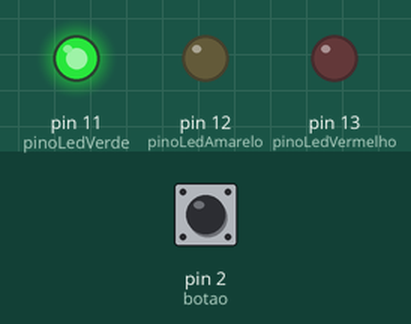
A sketch run on a simulated Arduino Uno, built with avr-gcc and run on an emulated ATmega328P. On the bench: output pins drawn as LEDs (lit = HIGH). The inputs (shaded band) are chosen by the test bench; at power-on: pin 2 (botao) HIGH. What the sketch prints to the serial monitor is not drawn.

Above: at 0.1 s.
Timing chart, 0 to 1.6 s (numbered marks = the images above):
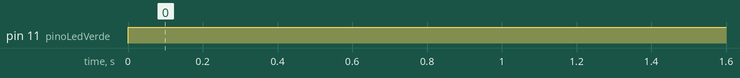

Measured:
- by itself, pin 11 (pinoLedVerde): LOW → HIGH at 0.00 s

The sketch:

sketch_nov24a.ino
```cpp
int botao=2;
int estadoBotao=0;
int pinoLedVerde=11;
int pinoLedAmarelo=12;
int pinoLedVermelho=13;


void setup() {
  pinMode(pinoLedVerde,OUTPUT);
  pinMode(pinoLedAmarelo,OUTPUT);
  pinMode(pinoLedVermelho,OUTPUT);
  pinMode(botao,INPUT_PULLUP);
  Serial.begin(9600);
}

void loop() {

  Serial.println(digitalRead(botao));
  estadoBotao=digitalRead(botao);

 digitalWrite(pinoLedVerde,HIGH);


}
```
